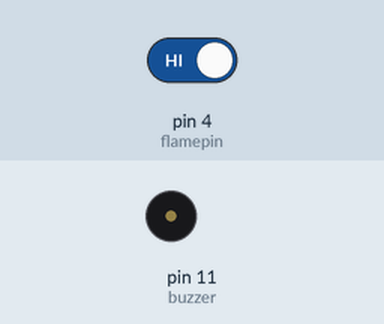
Bench run of a sketch on a simulated Arduino Uno, built with avr-gcc and run on an emulated ATmega328P. On the bench: buzzer (waves = sounding, pin HIGH). The inputs (shaded band) are chosen by the test bench; at power-on: pin 4 (flamepin) HIGH.

Above: at 1.2 s.
1.3 s: pin 4 (flamepin) driven LOW
At 1.9 s:
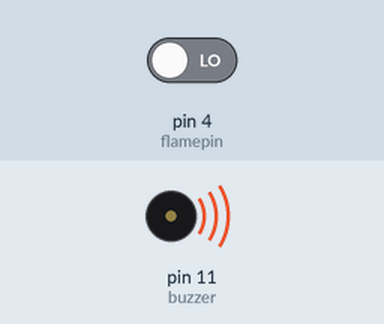
2.8 s: pin 4 (flamepin) driven HIGH
At 4.2 s:
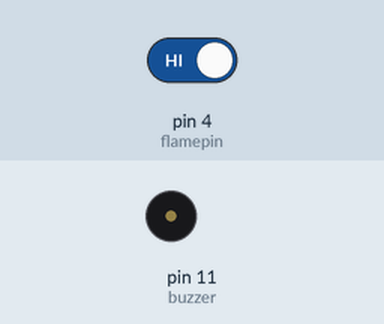
Timing chart, 0 to 5.8 s (numbered marks = the images above; inputs shaded):
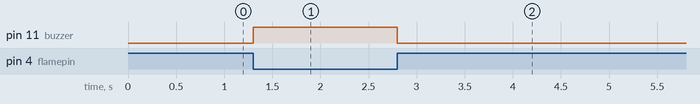

Measured:
- after the input at 1.3 s, pin 11 (buzzer): LOW → HIGH at once
- after the input at 2.8 s, pin 11 (buzzer): HIGH → LOW at once

The sketch:

sketch_jun09a.ino
```cpp
const int flamepin=4;
const int buzzer=11;
void setup() {
  // put your setup code here, to run once:
  pinMode(flamepin, INPUT);
  pinMode(buzzer, OUTPUT);
}

void loop() {
  // put your main code here, to run repeatedly:
  if(digitalRead(flamepin)==LOW){
    digitalWrite(buzzer, HIGH);
    }
  if(digitalRead(flamepin)==HIGH){
    digitalWrite(buzzer, LOW);
    }
}
```
